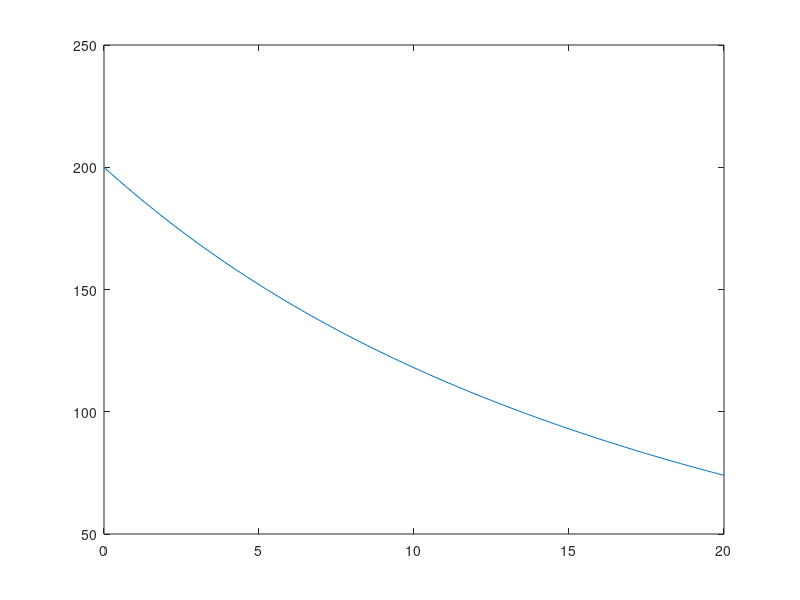

MATLAB code for this plot:
clear all ;
x1 = [0:5:20] ;
y1 = [200 152 118 93 74];
%plot ( x1, y1);
R = 5; 
xishu = polyfit ( x1 , y1 , R )
x2 = [0:0.1:20]
y2 = [zeros(1,201)]
for i = 1:R+1
    temp = xishu(i).*x2.^(R-i+1);
    y2 = y2 + temp;
end
plot (x2, y2)